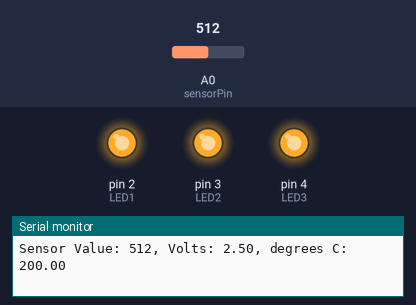
Bench run of a sketch on a simulated Arduino Uno, built with avr-gcc and run on an emulated ATmega328P. On the bench: output pins drawn as LEDs (lit = HIGH), the last lines printed to the serial monitor. Inputs (shaded band) come from the test bench; at power-on: A0 (sensorPin) = 512.

Above: at 1.2 s.
1.3 s: A0 (sensorPin) set to 166
4.3 s: A0 (sensorPin) set to 158
At 5.3 s:
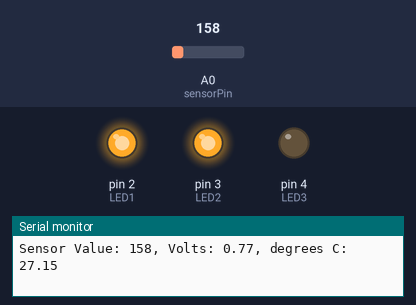
5.8 s: A0 (sensorPin) set to 122
At 6.7 s:
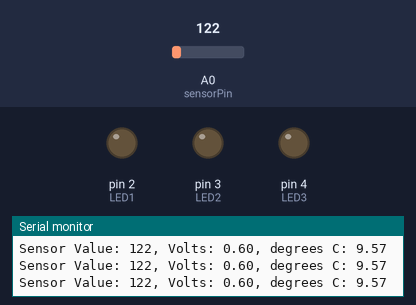
7.3 s: A0 (sensorPin) set to 1023
At 8.4 s:
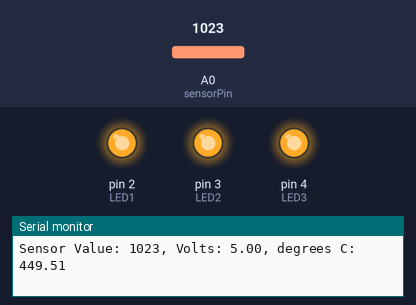
8.8 s: A0 (sensorPin) set to 0
At 9.9 s:
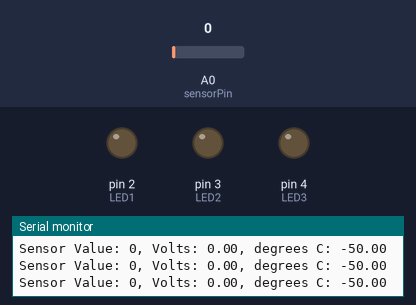
Timing chart, 0 to 11.3 s (numbered marks = the images above; inputs shaded):
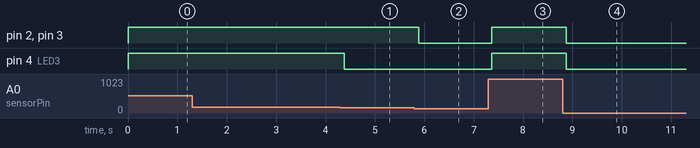

Measured:
- the behaviour switches between 159 and 158 on A0 (sensorPin) (found by bisection; images 0 and 1)
- after the input at 4.3 s, pin 4 (LED3): HIGH → LOW after 0.08 s
- after the input at 5.8 s, pin 2 (LED1), pin 3 (LED2): HIGH → LOW after 0.09 s
- after the input at 7.3 s, pin 2 (LED1), pin 3 (LED2), pin 4 (LED3): LOW → HIGH after 0.07 s
- after the input at 8.8 s, pin 2 (LED1), pin 3 (LED2), pin 4 (LED3): HIGH → LOW after 0.08 s

The sketch:

Love-o-meter.ino
```cpp
/*
  Trent Chipman TESY 3300
  Test temperature, and light up LEDs accordingly
*/
const int LED1 = 2; // names for all the pins used
const int LED2 = 3;
const int LED3 = 4;
const int sensorPin = A0;
const float baselineTemp = 21.2;
void setup() {
    // initialize digital pin modes for LEDs and sensor input and serial monitor
  pinMode(LED1, OUTPUT);
  pinMode(LED2, OUTPUT);
  pinMode(LED3, OUTPUT);
  digitalWrite(LED1, LOW);
  digitalWrite(LED2, LOW);
  digitalWrite(LED3, LOW);
  pinMode(sensorPin, INPUT);
  Serial.begin(9600);
}


void loop() {
  int sensorVal = analogRead(sensorPin);  //Read sensor
  Serial.print("Sensor Value: ");         //Print value
  Serial.print(sensorVal);
  float voltage = (sensorVal/1024.0) * 5.0;
  Serial.print(", Volts: ");//convert to volts and print
  Serial.print(voltage);
  Serial.print(", degrees C: ");
  // convert the voltage to temperature in degrees
  float temperature = (voltage - .5) * 100;
  Serial.println(temperature);//convert to C and print


  if(temperature < baselineTemp){//turn on amount of LEDs for temperature
    digitalWrite(LED1, LOW);
    digitalWrite(LED2, LOW);
    digitalWrite(LED3, LOW);
  }else if(temperature >= baselineTemp+2 &&
    temperature < baselineTemp+4){
   digitalWrite(LED1, HIGH);
   digitalWrite(LED2, LOW);
   digitalWrite(LED3, LOW);
  }else if(temperature >= baselineTemp+4 &&
    temperature < baselineTemp+6){
   digitalWrite(LED1, HIGH);
   digitalWrite(LED2, HIGH);
   digitalWrite(LED3, LOW);
  }else if(temperature >= baselineTemp+6){
   digitalWrite(LED1, HIGH);
   digitalWrite(LED2, HIGH);
   digitalWrite(LED3, HIGH);
  }
 delay(1);
}
```
